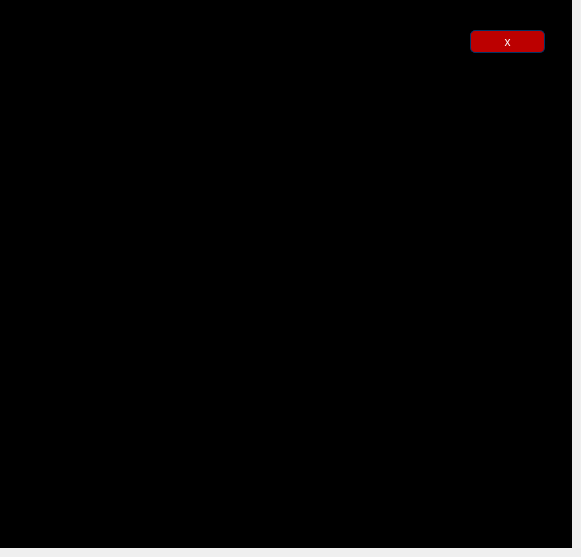
<?xml version="1.0" encoding="UTF-8"?>
<ui version="4.0">
 <class>MainWindow</class>
 <widget class="QMainWindow" name="MainWindow">
  <property name="geometry">
   <rect>
    <x>0</x>
    <y>0</y>
    <width>581</width>
    <height>557</height>
   </rect>
  </property>
  <property name="windowTitle">
   <string>MainWindow</string>
  </property>
  <widget class="QWidget" name="centralwidget">
   <layout class="QVBoxLayout" name="verticalLayout">
    <property name="spacing">
     <number>0</number>
    </property>
    <property name="leftMargin">
     <number>0</number>
    </property>
    <property name="topMargin">
     <number>0</number>
    </property>
    <item>
     <widget class="QFrame" name="frame">
      <property name="styleSheet">
       <string notr="true">background-color: rgb(0, 0, 0);</string>
      </property>
      <property name="frameShape">
       <enum>QFrame::StyledPanel</enum>
      </property>
      <property name="frameShadow">
       <enum>QFrame::Raised</enum>
      </property>
      <layout class="QVBoxLayout" name="verticalLayout_2" stretch="1,8">
       <item>
        <widget class="QFrame" name="Barra_Superior">
         <property name="minimumSize">
          <size>
           <width>0</width>
           <height>42</height>
          </size>
         </property>
         <property name="styleSheet">
          <string notr="true"/>
         </property>
         <property name="frameShape">
          <enum>QFrame::StyledPanel</enum>
         </property>
         <property name="frameShadow">
          <enum>QFrame::Raised</enum>
         </property>
         <widget class="QPushButton" name="pushButton">
          <property name="geometry">
           <rect>
            <x>460</x>
            <y>20</y>
            <width>75</width>
            <height>23</height>
           </rect>
          </property>
          <property name="styleSheet">
           <string notr="true">border-style: solid;
border-width: 1px;
border-color: rgb(0, 51, 102);
background-color: rgb(188, 0, 0);
color: rgb(255, 255, 255);
border-radius: 5px;</string>
          </property>
          <property name="text">
           <string>x</string>
          </property>
         </widget>
        </widget>
       </item>
       <item>
        <widget class="QFrame" name="Barra_Inferior">
         <property name="frameShape">
          <enum>QFrame::StyledPanel</enum>
         </property>
         <property name="frameShadow">
          <enum>QFrame::Raised</enum>
         </property>
        </widget>
       </item>
      </layout>
     </widget>
    </item>
   </layout>
  </widget>
 </widget>
 <resources/>
 <connections/>
</ui>
